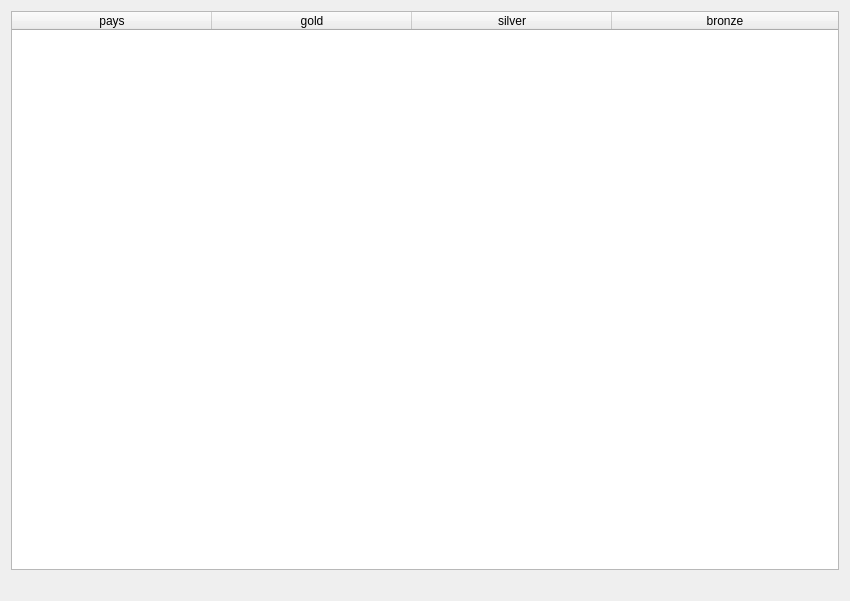
<?xml version="1.0" encoding="UTF-8"?>
<ui version="4.0">
 <class>fct_fournie_1</class>
 <widget class="QDialog" name="fct_fournie_1">
  <property name="geometry">
   <rect>
    <x>0</x>
    <y>0</y>
    <width>850</width>
    <height>601</height>
   </rect>
  </property>
  <property name="windowTitle">
   <string>Nom, prénom, pays, catégorie des sportifs de l'équipe 1</string>
  </property>
  <layout class="QVBoxLayout" name="verticalLayout">
   <item>
    <widget class="QTableWidget" name="table_classementPays">
     <attribute name="horizontalHeaderDefaultSectionSize">
      <number>200</number>
     </attribute>
     <attribute name="horizontalHeaderMinimumSectionSize">
      <number>50</number>
     </attribute>
     <attribute name="horizontalHeaderStretchLastSection">
      <bool>true</bool>
     </attribute>
     <attribute name="verticalHeaderVisible">
      <bool>false</bool>
     </attribute>
     <column>
      <property name="text">
       <string>pays</string>
      </property>
     </column>
     <column>
      <property name="text">
       <string>gold</string>
      </property>
     </column>
     <column>
      <property name="text">
       <string>silver</string>
      </property>
     </column>
     <column>
      <property name="text">
       <string>bronze</string>
      </property>
     </column>
    </widget>
   </item>
   <item>
    <widget class="QLabel" name="label_classementPays">
     <property name="text">
      <string/>
     </property>
     <property name="alignment">
      <set>Qt::AlignCenter</set>
     </property>
    </widget>
   </item>
  </layout>
 </widget>
 <resources/>
 <connections/>
</ui>
